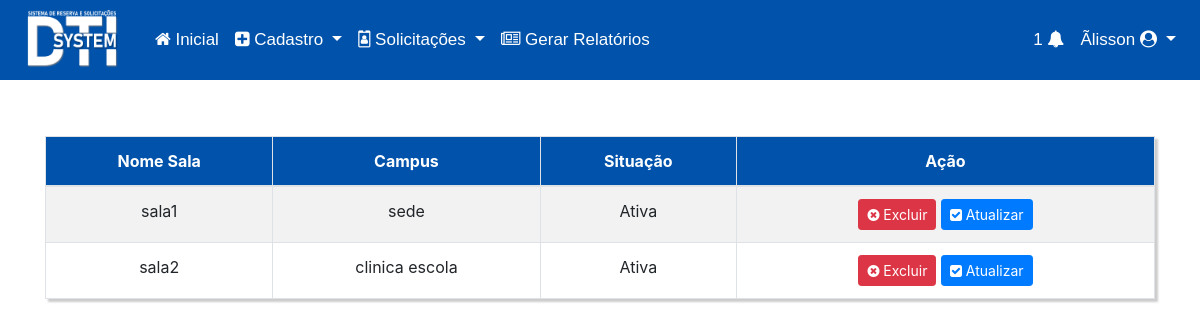
/view/views/listarsala.php (signed in), run on an earlier commit of the app's database.
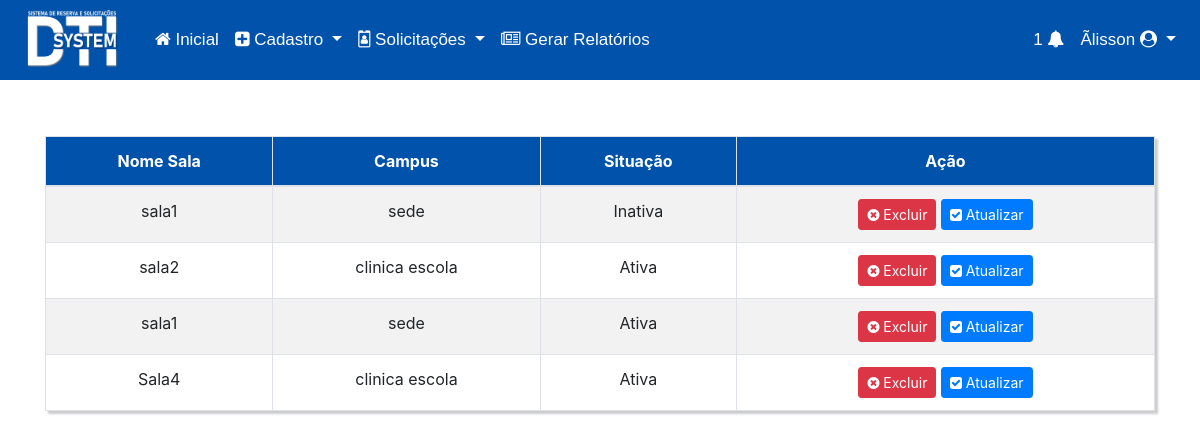
And on a later commit of the database.
### tables this page shows
CREATE TABLE `sala` (
  `id` int(11) NOT NULL,
  `nome` varchar(200) NOT NULL,
  `campus` int(11) NOT NULL,
  `situacao` tinyint(1) NOT NULL
);

CREATE TABLE `campus` (
  `id` int(11) NOT NULL,
  `nome` varchar(200) NOT NULL,
  `cnpj` varchar(200) NOT NULL,
  `endereco` varchar(200) NOT NULL,
  `bairro` varchar(200) NOT NULL
);

### controller/salas/Salas.DAO.php (called while the page is built, shortened)
<?php
    class salas_DAO extends salas_class{
        function listarSala(){
            $resultado = "SELECT sala.*, campus.`nome` AS campus
            FROM sala
            INNER JOIN campus
            ON sala.`campus` = campus.`id`
            ORDER BY id ASC";
            $resultado = DB::prepare($resultado);
            $resultado->execute();
            if($resultado->rowCount()>0){
                while($dados = $resultado->fetch(PDO::FETCH_ASSOC)){
                    $result[] = array(
                        'id' => $dados['id'],
                        'nome' => $dados['nome'],
                        'campus' => $dados['campus'],
                        'situacao' => $dados['situacao']
                    );
                }
                return $result;
            }
        }
    }
?>

### config/DB.php (called while the page is built, shortened)
<?php
    class DB{
        private static $instancia;
        public static function getInstancia(){
            if(!isset(self::$instancia)){
                try{
                    self::$instancia = new PDO('mysql:host='.HOST.';dbname='.BASE,USER,PASS);
                    self::$instancia->setAttribute(PDO::ATTR_ERRMODE, PDO::ERRMODE_EXCEPTION);
                    self::$instancia->setAttribute(PDO::ATTR_DEFAULT_FETCH_MODE, PDO::FETCH_OBJ);
                }catch(PDOException $erro){
                    echo $erro->getMessage();
                    echo "Erro na instancia da conexao";
                }
            }
            return self::$instancia;
        }
        public static function prepare($sql){
            return self::getInstancia()->prepare($sql);
        }
    }
?>

### view/views/listarsala.php (the view, shortened to what this page needs)
<?php
include_once '../../controller/salas/Salas.DAO.php';
?>
<!DOCTYPE html>
<html lang="pt-br">
<head>
    <link rel="stylesheet" href="../../css/home.css">
    <link rel="stylesheet" href="https://stackpath.bootstrapcdn.com/bootstrap/4.3.1/css/bootstrap.min.css">
    <link rel="stylesheet" href="../../fonts/font-awesome-4.7.0/css/font-awesome.min.css">
</head>
<body>
<?php
  include 'menu.php';
?>
<?php
$reser = new salas_DAO;
$resultado = $reser->listarSala();
?>
<div class="container">
<table class="table table-striped custab text-center table-bordered">
  <thead>
      <tr class="text-center" style="background-color: #0052aa; color: white;">
          <th>Nome Sala</th>
          <th>Campus</th>
          <th>Situação</th>
          <th class="text-center">Ação</th>
      </tr>
  </thead>
  <?php
  foreach($resultado as $res){
  ?>
          <tr>
              <td><?php echo $res['nome'] ?></td>
              <td><?php echo $res['campus'] ?></td>
              <td><?php echo $res['situacao'] > 0 ? "Ativa" : "Inativa" ?></td>
              <td>
                <a class="btn btn-danger btn-sm" href="../../controller/salas/Salas.controller.php?acao=delete&id=<?php echo $res['id'] ?>" name="acao" onClick="remover()"><i class="fa fa-times-circle" aria-hidden="true"></i> Excluir</span> </a>
                <a class="btn btn-primary btn-sm" href="editarsala.php?id=<?php echo $res['id'] ?>"><i class="fa fa-check-square" aria-hidden="true"></i> Atualizar</span> </a>
              </td>
          </tr>
  <?php } ?>
</table>
</div>
</body>
</html>

### view/views/menu.php (shortened to what this page needs)
<nav class="navbar navbar-expand-lg navbar-dark lighten-1">
        <a class="navbar-brand" href="#">
                <div class="img-login">
                        <img class="img-login" src="../../img/logodtisysteminicial.png" style="height: 60px;">
                </div>
        </a>
        <div class="collapse navbar-collapse" id="navbarSupportedContent-555" style="background-color: #0052aa; cursor: pointer;">
          <ul class="navbar-nav mr-auto">
            <li class="nav-item active">
              <a class="nav-link" href="home.php"><i class="fa fa-home" aria-hidden="true"></i> Inicial
              </a>
            </li>
            <li class="nav-item dropdown active">
                    <a class="nav-link dropdown-toggle" id="navbarDropdownMenuLink-555" data-toggle="dropdown"
                      aria-haspopup="true" aria-expanded="false"><i class="fa fa-plus-square" aria-hidden="true"></i> Cadastro
                    </a>
            </li>
            <li class="nav-item dropdown active">
                <a class="nav-link dropdown-toggle" id="navbarDropdownMenuLink-555" data-toggle="dropdown"
                  aria-haspopup="true" aria-expanded="false"><i class="fa fa-id-badge" aria-hidden="true"></i> Solicitações
                </a>
        </li>
            <li class="nav-item active">
              <a class="nav-link" href="gerarRelatorio.php"><i class="fa fa-newspaper-o" aria-hidden="true"></i> Gerar Relatórios
              </a>
            </li>
          </ul>
          <ul class="navbar-nav ml-auto nav-flex-icons">
            <li class="nav-item active">
              <a class="nav-link waves-effect waves-light" data-toggle="modal" data-target="#modalNotificacao">1
                <i class="fa fa-bell" aria-hidden="true"></i>
              </a>
            </li>
            <li class="nav-item avatar dropdown active">
              <a class="nav-link dropdown-toggle" id="navbarDropdownMenuLink-55" data-toggle="dropdown"
                aria-haspopup="true" aria-expanded="false"><?php echo $_SESSION['user_name'];?> <i class="fa fa-user-circle" aria-hidden="true"></i>
              </a>
            </li>
          </ul>
        </div>
      </nav>

### css/home.css (style rules this page uses)
html { width: 100%; height: 100%; margin: 0; padding: 0; }
.navbar { font-family: Arial, Helvetica, sans-serif; font-size: 17px; height: 80px; background-color: #0052aa; }
.custab { border: 1px solid #ccc; padding: 1px; margin: 5% 0; box-shadow: 3px 3px 2px #ccc; transition: 0.5s; }

### view/views/menu.php (style rules this page uses)
.navbar { z-index: 1; }

What changed in the data, as far as the page shows it:
changed sala (number 1 of 4 on the later page): situacao "Ativa" → "Inativa"
added sala: nome "sala1", campus.nome "sede", situacao "Ativa"
added sala: nome "Sala4", campus.nome "clinica escola", situacao "Ativa"
